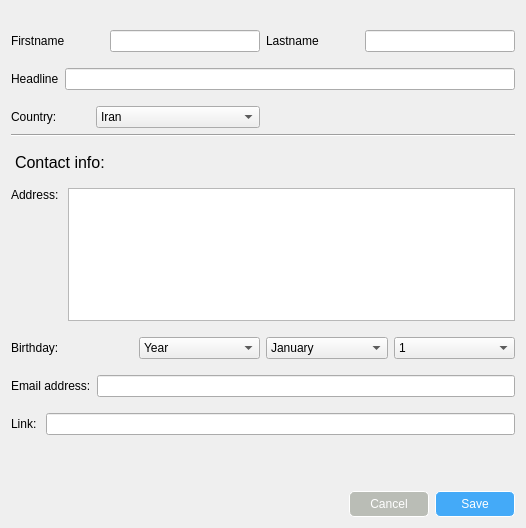
<?xml version="1.0" encoding="UTF-8"?>
<ui version="4.0">
 <class>EditInfoDialog</class>
 <widget class="QDialog" name="EditInfoDialog">
  <property name="geometry">
   <rect>
    <x>0</x>
    <y>0</y>
    <width>526</width>
    <height>528</height>
   </rect>
  </property>
  <property name="windowTitle">
   <string>Dialog</string>
  </property>
  <property name="styleSheet">
   <string notr="true">background:rgba(248, 253, 255, 206);
color:rgb(1, 31, 54);\n</string>
  </property>
  <layout class="QGridLayout" name="gridLayout">
   <property name="topMargin">
    <number>20</number>
   </property>
   <item row="7" column="0" colspan="2">
    <layout class="QHBoxLayout" name="horizontalLayout_7">
     <property name="topMargin">
      <number>10</number>
     </property>
     <item>
      <widget class="QLabel" name="label_7">
       <property name="text">
        <string>Email address:</string>
       </property>
       <property name="alignment">
        <set>Qt::AlignLeading|Qt::AlignLeft|Qt::AlignVCenter</set>
       </property>
      </widget>
     </item>
     <item>
      <widget class="QLineEdit" name="emailAddr_lineEdit">
       <property name="text">
        <string/>
       </property>
       <property name="maxLength">
        <number>255</number>
       </property>
      </widget>
     </item>
    </layout>
   </item>
   <item row="1" column="0" colspan="2">
    <layout class="QHBoxLayout" name="horizontalLayout_3">
     <property name="topMargin">
      <number>10</number>
     </property>
     <item>
      <widget class="QLabel" name="label_3">
       <property name="text">
        <string>Headline</string>
       </property>
       <property name="alignment">
        <set>Qt::AlignLeading|Qt::AlignLeft|Qt::AlignVCenter</set>
       </property>
      </widget>
     </item>
     <item>
      <widget class="QLineEdit" name="headline_lineEdit"/>
     </item>
    </layout>
   </item>
   <item row="10" column="0" colspan="2">
    <layout class="QHBoxLayout" name="horizontalLayout_9">
     <property name="topMargin">
      <number>10</number>
     </property>
     <item>
      <spacer name="horizontalSpacer">
       <property name="orientation">
        <enum>Qt::Horizontal</enum>
       </property>
       <property name="sizeHint" stdset="0">
        <size>
         <width>40</width>
         <height>20</height>
        </size>
       </property>
      </spacer>
     </item>
     <item>
      <widget class="QPushButton" name="cancel_pushButton">
       <property name="minimumSize">
        <size>
         <width>80</width>
         <height>0</height>
        </size>
       </property>
       <property name="cursor">
        <cursorShape>PointingHandCursor</cursorShape>
       </property>
       <property name="styleSheet">
        <string notr="true">QPushButton{
color:white;
background:rgb(186, 189, 182);
border:1px solid white;
border-radius:5px;
padding:5px;
}
</string>
       </property>
       <property name="text">
        <string>Cancel</string>
       </property>
       <property name="flat">
        <bool>true</bool>
       </property>
      </widget>
     </item>
     <item>
      <widget class="QPushButton" name="save_pushButton">
       <property name="minimumSize">
        <size>
         <width>80</width>
         <height>0</height>
        </size>
       </property>
       <property name="cursor">
        <cursorShape>PointingHandCursor</cursorShape>
       </property>
       <property name="styleSheet">
        <string notr="true">QPushButton{
color:white;
border:1px solid white;
border-radius:5px;
padding:5px;
background:rgb(68, 170, 248)
}
QPushButton:hover
{
	border:1px solid rgb(32, 74, 135);
	border-radius:5px;
	background:rgb(48, 162, 249);
}</string>
       </property>
       <property name="text">
        <string>Save</string>
       </property>
       <property name="flat">
        <bool>true</bool>
       </property>
      </widget>
     </item>
    </layout>
   </item>
   <item row="4" column="0">
    <widget class="QLabel" name="label_9">
     <property name="font">
      <font>
       <pointsize>12</pointsize>
      </font>
     </property>
     <property name="styleSheet">
      <string notr="true">margin-top:10px</string>
     </property>
     <property name="text">
      <string>Contact info:</string>
     </property>
    </widget>
   </item>
   <item row="0" column="0">
    <layout class="QHBoxLayout" name="horizontalLayout">
     <property name="topMargin">
      <number>10</number>
     </property>
     <item>
      <widget class="QLabel" name="label">
       <property name="text">
        <string>Firstname</string>
       </property>
      </widget>
     </item>
     <item>
      <widget class="QLineEdit" name="firstname_lineEdit">
       <property name="minimumSize">
        <size>
         <width>150</width>
         <height>0</height>
        </size>
       </property>
       <property name="maximumSize">
        <size>
         <width>150</width>
         <height>16777215</height>
        </size>
       </property>
      </widget>
     </item>
    </layout>
   </item>
   <item row="0" column="1">
    <layout class="QHBoxLayout" name="horizontalLayout_2" stretch="1,1">
     <property name="spacing">
      <number>0</number>
     </property>
     <property name="topMargin">
      <number>10</number>
     </property>
     <item>
      <widget class="QLabel" name="label_2">
       <property name="styleSheet">
        <string notr="true">background:rgba(248, 253, 255, 206);
color:rgb(1, 31, 54);\n</string>
       </property>
       <property name="text">
        <string>Lastname</string>
       </property>
      </widget>
     </item>
     <item>
      <widget class="QLineEdit" name="lastname_lineEdit">
       <property name="minimumSize">
        <size>
         <width>150</width>
         <height>0</height>
        </size>
       </property>
       <property name="maximumSize">
        <size>
         <width>150</width>
         <height>16777215</height>
        </size>
       </property>
      </widget>
     </item>
    </layout>
   </item>
   <item row="3" column="0" colspan="2">
    <widget class="Line" name="line">
     <property name="orientation">
      <enum>Qt::Horizontal</enum>
     </property>
    </widget>
   </item>
   <item row="5" column="0" colspan="2">
    <layout class="QHBoxLayout" name="horizontalLayout_5">
     <property name="topMargin">
      <number>10</number>
     </property>
     <item>
      <widget class="QLabel" name="label_5">
       <property name="text">
        <string>Address: </string>
       </property>
       <property name="alignment">
        <set>Qt::AlignLeading|Qt::AlignLeft|Qt::AlignTop</set>
       </property>
      </widget>
     </item>
     <item>
      <widget class="QPlainTextEdit" name="addr_plainTextEdit"/>
     </item>
    </layout>
   </item>
   <item row="6" column="0" colspan="2">
    <layout class="QHBoxLayout" name="horizontalLayout_6">
     <property name="topMargin">
      <number>10</number>
     </property>
     <item>
      <widget class="QLabel" name="label_6">
       <property name="text">
        <string>Birthday:</string>
       </property>
      </widget>
     </item>
     <item>
      <widget class="QComboBox" name="bd_year_comboBox">
       <item>
        <property name="text">
         <string>Year</string>
        </property>
       </item>
      </widget>
     </item>
     <item>
      <widget class="QComboBox" name="bd_month_comboBox">
       <item>
        <property name="text">
         <string>January</string>
        </property>
       </item>
       <item>
        <property name="text">
         <string>February</string>
        </property>
       </item>
       <item>
        <property name="text">
         <string>March</string>
        </property>
       </item>
       <item>
        <property name="text">
         <string>April</string>
        </property>
       </item>
       <item>
        <property name="text">
         <string>May</string>
        </property>
       </item>
       <item>
        <property name="text">
         <string>June</string>
        </property>
       </item>
       <item>
        <property name="text">
         <string>July</string>
        </property>
       </item>
       <item>
        <property name="text">
         <string>August</string>
        </property>
       </item>
       <item>
        <property name="text">
         <string>September</string>
        </property>
       </item>
       <item>
        <property name="text">
         <string>October</string>
        </property>
       </item>
       <item>
        <property name="text">
         <string>November</string>
        </property>
       </item>
       <item>
        <property name="text">
         <string>December</string>
        </property>
       </item>
      </widget>
     </item>
     <item>
      <widget class="QComboBox" name="bd_day_comboBox">
       <item>
        <property name="text">
         <string>1</string>
        </property>
       </item>
       <item>
        <property name="text">
         <string>2</string>
        </property>
       </item>
       <item>
        <property name="text">
         <string>3</string>
        </property>
       </item>
       <item>
        <property name="text">
         <string>4</string>
        </property>
       </item>
       <item>
        <property name="text">
         <string>5</string>
        </property>
       </item>
       <item>
        <property name="text">
         <string>6</string>
        </property>
       </item>
       <item>
        <property name="text">
         <string>7</string>
        </property>
       </item>
       <item>
        <property name="text">
         <string>8</string>
        </property>
       </item>
       <item>
        <property name="text">
         <string>9</string>
        </property>
       </item>
       <item>
        <property name="text">
         <string>10</string>
        </property>
       </item>
       <item>
        <property name="text">
         <string>11</string>
        </property>
       </item>
       <item>
        <property name="text">
         <string>12</string>
        </property>
       </item>
       <item>
        <property name="text">
         <string>13</string>
        </property>
       </item>
       <item>
        <property name="text">
         <string>14</string>
        </property>
       </item>
       <item>
        <property name="text">
         <string>15</string>
        </property>
       </item>
       <item>
        <property name="text">
         <string>16</string>
        </property>
       </item>
       <item>
        <property name="text">
         <string>17</string>
        </property>
       </item>
       <item>
        <property name="text">
         <string>18</string>
        </property>
       </item>
       <item>
        <property name="text">
         <string>19</string>
        </property>
       </item>
       <item>
        <property name="text">
         <string>20</string>
        </property>
       </item>
       <item>
        <property name="text">
         <string>21</string>
        </property>
       </item>
       <item>
        <property name="text">
         <string>22</string>
        </property>
       </item>
       <item>
        <property name="text">
         <string>23</string>
        </property>
       </item>
       <item>
        <property name="text">
         <string>24</string>
        </property>
       </item>
       <item>
        <property name="text">
         <string>25</string>
        </property>
       </item>
       <item>
        <property name="text">
         <string>26</string>
        </property>
       </item>
       <item>
        <property name="text">
         <string>27</string>
        </property>
       </item>
       <item>
        <property name="text">
         <string>28</string>
        </property>
       </item>
       <item>
        <property name="text">
         <string>29</string>
        </property>
       </item>
       <item>
        <property name="text">
         <string>30</string>
        </property>
       </item>
       <item>
        <property name="text">
         <string>31</string>
        </property>
       </item>
      </widget>
     </item>
    </layout>
   </item>
   <item row="2" column="0">
    <layout class="QHBoxLayout" name="horizontalLayout_4">
     <property name="topMargin">
      <number>10</number>
     </property>
     <item>
      <widget class="QLabel" name="label_4">
       <property name="text">
        <string>Country:</string>
       </property>
      </widget>
     </item>
     <item>
      <widget class="QComboBox" name="country_comboBox">
       <item>
        <property name="text">
         <string>Iran</string>
        </property>
       </item>
       <item>
        <property name="text">
         <string>United States of America</string>
        </property>
       </item>
       <item>
        <property name="text">
         <string>Iraq</string>
        </property>
       </item>
       <item>
        <property name="text">
         <string>Russia</string>
        </property>
       </item>
       <item>
        <property name="text">
         <string>Turkey</string>
        </property>
       </item>
       <item>
        <property name="text">
         <string>Germany</string>
        </property>
       </item>
       <item>
        <property name="text">
         <string>France</string>
        </property>
       </item>
      </widget>
     </item>
    </layout>
   </item>
   <item row="8" column="0" colspan="2">
    <layout class="QHBoxLayout" name="horizontalLayout_8">
     <property name="topMargin">
      <number>10</number>
     </property>
     <item>
      <widget class="QLabel" name="label_8">
       <property name="text">
        <string>Link: </string>
       </property>
       <property name="alignment">
        <set>Qt::AlignLeading|Qt::AlignLeft|Qt::AlignVCenter</set>
       </property>
      </widget>
     </item>
     <item>
      <widget class="QLineEdit" name="link_lineEdit"/>
     </item>
    </layout>
   </item>
   <item row="9" column="0">
    <spacer name="verticalSpacer">
     <property name="orientation">
      <enum>Qt::Vertical</enum>
     </property>
     <property name="sizeType">
      <enum>QSizePolicy::Fixed</enum>
     </property>
     <property name="sizeHint" stdset="0">
      <size>
       <width>20</width>
       <height>40</height>
      </size>
     </property>
    </spacer>
   </item>
  </layout>
 </widget>
 <resources/>
 <connections/>
</ui>
